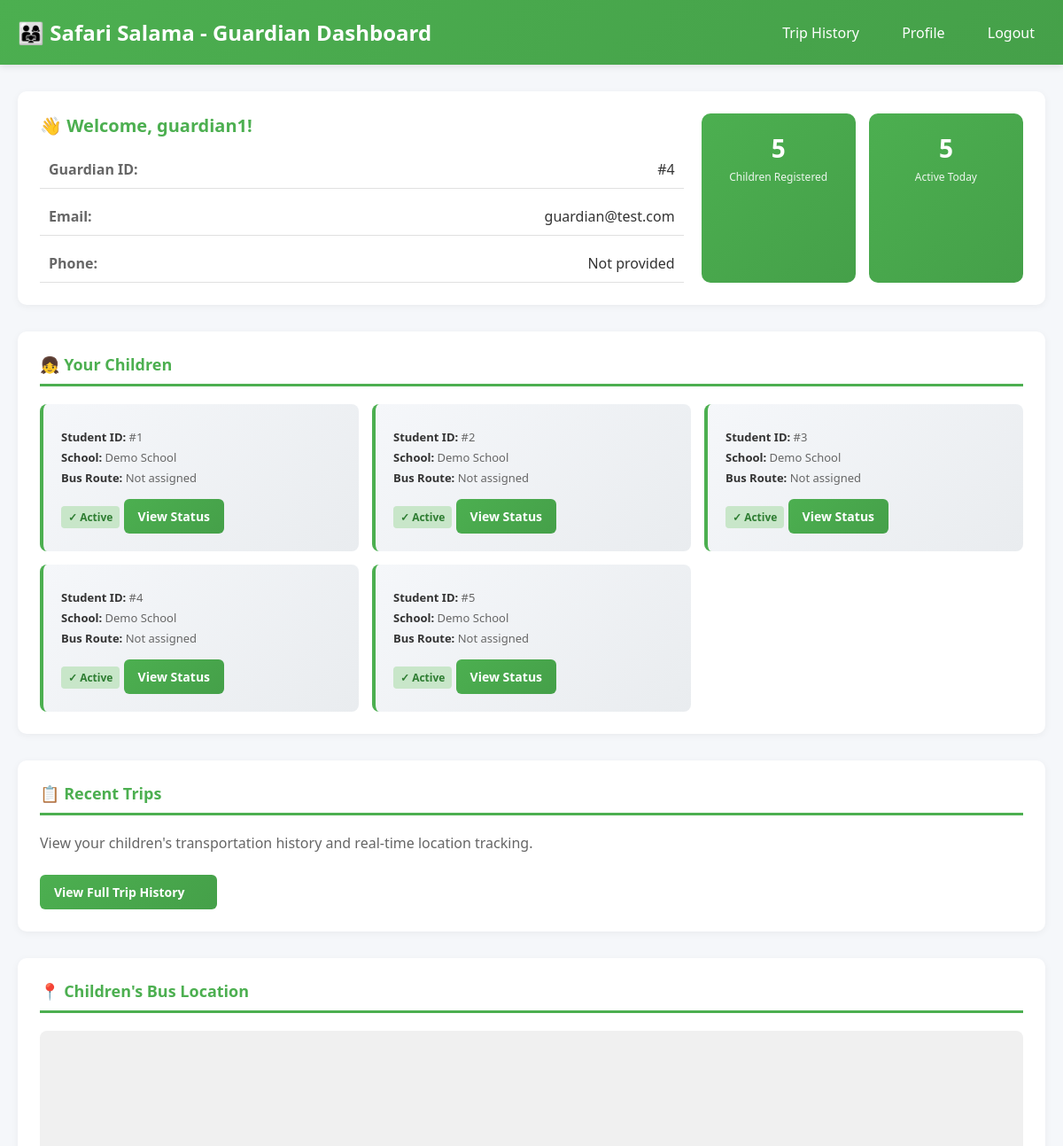
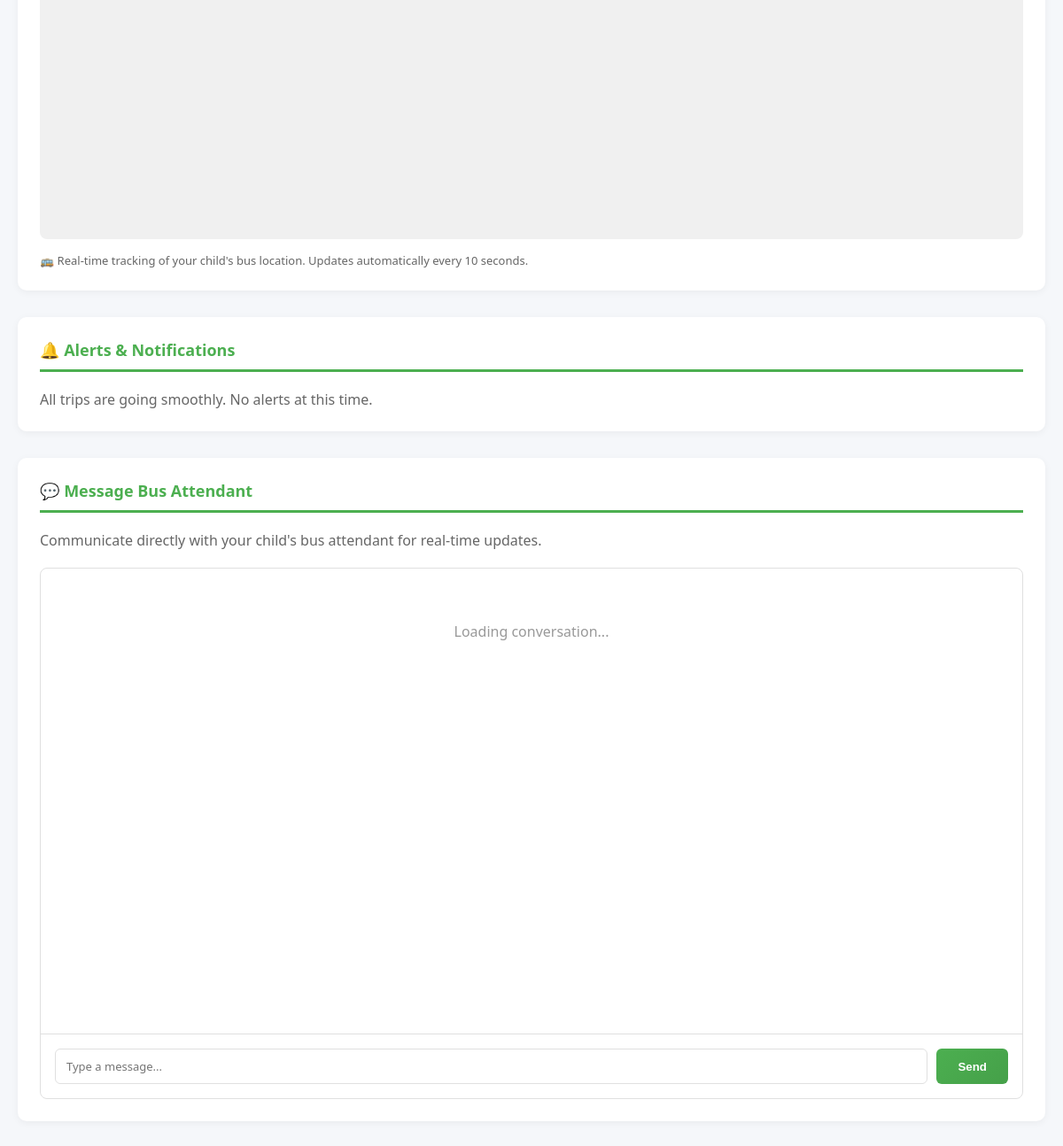
Screenshot of /guardian/ (signed in) with the database file from the repository (2 pictures, top to bottom).
### schooltransport/models.py (models this page shows, shortened)
class Student(models.Model):
    school = models.ForeignKey(School, on_delete=models.CASCADE, related_name='students')
    user = models.OneToOneField(User, on_delete=models.CASCADE, related_name='student_profile')
    guardian = models.ForeignKey(User, on_delete=models.SET_NULL, null=True, blank=True,
                                 limit_choices_to={'profile__user_type': 'guardian'},
                                 related_name='students')
    bus = models.ForeignKey(Bus, on_delete=models.SET_NULL, null=True, blank=True, related_name='students')
    registration_number = models.CharField(max_length=50, unique=True)
    first_name = models.CharField(max_length=100, null=True, blank=True)
    last_name = models.CharField(max_length=100, null=True, blank=True)
    date_of_birth = models.DateField()
    class_name = models.CharField(max_length=50)  # e.g., "Form 1A"
    biometric_template = models.JSONField(default=dict, blank=True)  # Store fingerprint/facial recognition data
    biometric_type = models.CharField(max_length=20, choices=[('fingerprint', 'Fingerprint'), ('facial', 'Facial')],
                                      default='fingerprint')
    biometric_enrolled = models.BooleanField(default=False)
    parent_phone = models.CharField(max_length=15)
    created_at = models.DateTimeField(auto_now_add=True)
    updated_at = models.DateTimeField(auto_now=True)
    class Meta:
        db_table = 'students'

class School(models.Model):
    admin = models.OneToOneField(User, on_delete=models.CASCADE, limit_choices_to={'profile__user_type': 'admin'})
    name = models.CharField(max_length=255)
    location = models.CharField(max_length=255)
    latitude = models.FloatField()  # School GPS coordinate
    longitude = models.FloatField()  # School GPS coordinate
    phone_number = models.CharField(max_length=15)
    email = models.EmailField()
    registration_number = models.CharField(max_length=50, unique=True)
    created_at = models.DateTimeField(auto_now_add=True)
    class Meta:
        db_table = 'schools'

### schooltransport/views.py (the view)
# urls.py: path('guardian/', views.guardian_landing, name='guardian_landing'),
@login_required
def guardian_landing(request):
    guardian = request.user
    students = Student.objects.filter(guardian=guardian)
    context = {
        'user': guardian,
        'students': students,
    }
    return render(request, 'guardian/landing.html', context)

### schooltransport/templates/guardian/landing.html (shortened to what this page needs)
<!DOCTYPE html>
<html lang="en">
<head>
</head>
<body>
    <header>
        <h1>👨‍👩‍👧 Safari Salama - Guardian Dashboard</h1>
        <nav>
            <a href="/guardian/trips/">Trip History</a>
            <a href="/profile/">Profile</a>
            <a href="/logout/">Logout</a>
        </nav>
    </header>
    <div class="container">
        <div class="header-section">
            <div>
                <h2>👋 Welcome, {{ user.first_name|default:user.username }}!</h2>
                <div class="profile-info">
                    <div class="info-row">
                        <span class="info-label">Guardian ID:</span>
                        <span class="info-value">#{{ user.id }}</span>
                    </div>
                    <div class="info-row">
                        <span class="info-label">Email:</span>
                        <span class="info-value">{{ user.email }}</span>
                    </div>
                    <div class="info-row">
                        <span class="info-label">Phone:</span>
                        <span class="info-value">{{ user.userprofile.phone_number|default:"Not provided" }}</span>
                    </div>
                </div>
            </div>
            <div class="quick-stats">
                <div class="stat-box">
                    <div class="stat-number">{{ students|length }}</div>
                    <div class="stat-label">Children Registered</div>
                </div>
                <div class="stat-box">
                    <div class="stat-number">{{ students|length }}</div>
                    <div class="stat-label">Active Today</div>
                </div>
            </div>
        </div>
        <div class="section">
            <h2>👧 Your Children</h2>
            {% if students %}
                <div class="student-list">
                    {% for student in students %}
                        <div class="student-card"
                             data-student-bus-id="{% if student.user.userprofile.bus %}{{ student.user.userprofile.bus.id }}{% endif %}"
                             data-bus-name="{% if student.user.userprofile.bus %}{{ student.user.userprofile.bus.registration_number }}{% endif %}">
                            <div class="student-detail">
                                <strong>Student ID:</strong> #{{ student.id }}
                            </div>
                            <div class="student-detail">
                                <strong>School:</strong> {{ student.school.name|default:"Not assigned" }}
                            </div>
                            <div class="student-detail">
                                <strong>Bus Route:</strong>
                                {% if student.user.userprofile.bus %}
                                    {{ student.user.userprofile.bus.route.name|default:"Not assigned" }}
                                {% else %}
                                    Not assigned
                                {% endif %}
                            </div>
                            <div class="status-badge status-active">
                                ✓ Active
                            </div>
                            <a href="/guardian/student/{{ student.id }}/status/" class="btn">View Status</a>
                        </div>
                    {% endfor %}
                </div>
            {% else %}
                <div class="empty-state">
                    <div class="empty-state-icon">👧👦</div>
                    <p>You haven't registered any children yet.</p>
                    <p>Contact the school administrator to register your child.</p>
                </div>
            {% endif %}
        </div>
        <div class="section">
            <h2>📋 Recent Trips</h2>
            <p style="color: #666; margin-bottom: 15px;">View your children's transportation history and real-time location tracking.</p>
            <a href="/guardian/trips/" class="btn" style="width: 200px;">View Full Trip History</a>
        </div>
        <div class="section">
            <h2>📍 Children's Bus Location</h2>
            <div id="map" style="width: 100%; height: 400px; background: #f0f0f0; border-radius: 8px; overflow: hidden; margin-bottom: 15px;"></div>
            <p style="font-size: 13px; color: #666;">
                🚌 Real-time tracking of your child's bus location. Updates automatically every 10 seconds.
            </p>
        </div>
        <div class="section">
            <h2>🔔 Alerts & Notifications</h2>
            <p style="color: #666;">All trips are going smoothly. No alerts at this time.</p>
        </div>
        <div class="section">
            <h2>💬 Message Bus Attendant</h2>
            <p style="color: #666; margin-bottom: 20px;">Communicate directly with your child's bus attendant for real-time updates.</p>
            <div class="messaging-container" style="grid-template-columns: 1fr; gap: 20px;">
                <div class="messages-area">
                    <div class="messages-window" id="messages-window">
                        <div class="no-messages">Loading conversation...</div>
                    </div>
                    <div class="message-send-area">
                        <input type="text" id="message-input" class="message-input" placeholder="Type a message..." />
                        <button class="btn-send" onclick="sendMessage()">Send</button>
                    </div>
                </div>
            </div>
        </div>
    </div>
</html>

### schooltransport/templates/guardian/landing.html (style rules this page uses)
* { margin: 0; padding: 0; box-sizing: border-box; }
body { font-family: 'Segoe UI', Tahoma, Geneva, Verdana, sans-serif; background: #f5f7fa; color: #333; }
header { background: linear-gradient(135deg, #4CAF50 0%, #45a049 100%); color: white; padding: 20px; box-shadow: 0 2px 8px rgba(0,0,0,0.1); display: flex; justify-content: space-between; align-items: center; }
header h1 { font-size: 24px; }
header nav a { color: white; margin-left: 20px; text-decoration: none; padding: 8px 12px; border-radius: 4px; transition: all 0.3s; }
.container { max-width: 1200px; margin: 0 auto; padding: 30px 20px; }
.header-section { background: white; padding: 25px; border-radius: 10px; margin-bottom: 30px; box-shadow: 0 2px 8px rgba(0,0,0,0.05); display: grid; grid-template-columns: 2fr 1fr; gap: 20px; }
.header-section h2 { font-size: 20px; margin-bottom: 15px; color: #4CAF50; }
.profile-info { display: grid; gap: 10px; }
.info-row { display: flex; justify-content: space-between; padding: 10px; border-bottom: 1px solid #e0e0e0; }
.info-label { font-weight: 600; color: #666; }
.info-value { color: #333; font-weight: 500; }
.quick-stats { display: grid; grid-template-columns: 1fr 1fr; gap: 15px; }
.stat-box { background: linear-gradient(135deg, #4CAF50 0%, #45a049 100%); color: white; padding: 20px; border-radius: 10px; text-align: center; }
.stat-number { font-size: 28px; font-weight: bold; }
.stat-label { font-size: 12px; opacity: 0.9; margin-top: 5px; }
.section { background: white; padding: 25px; border-radius: 10px; margin-bottom: 30px; box-shadow: 0 2px 8px rgba(0,0,0,0.05); }
.section h2 { font-size: 18px; margin-bottom: 20px; color: #4CAF50; border-bottom: 3px solid #4CAF50; padding-bottom: 10px; }
.student-list { display: grid; grid-template-columns: repeat(auto-fill, minmax(300px, 1fr)); gap: 15px; }
.student-card { background: linear-gradient(135deg, #f5f7fa 0%, #e9ecef 100%); padding: 20px; border-radius: 8px; border-left: 4px solid #4CAF50; transition: all 0.3s; }
.student-detail { font-size: 13px; color: #666; margin: 5px 0; }
.student-detail strong { color: #333; }
.btn { padding: 10px 16px; background: linear-gradient(135deg, #4CAF50 0%, #45a049 100%); color: white; border: none; border-radius: 6px; cursor: pointer; text-decoration: none; display: inline-block; font-size: 14px; font-weight: 600; transition: all 0.3s; margin-top: 10px; }
.status-badge { display: inline-block; padding: 4px 8px; border-radius: 4px; font-size: 12px; font-weight: 600; margin-top: 8px; }
.status-active { background: #c8e6c9; color: #2e7d32; }
.messaging-container { display: grid; grid-template-columns: 250px 1fr; gap: 20px; height: 600px; }
.messages-area { background: white; border: 1px solid #e0e0e0; border-radius: 8px; display: flex; flex-direction: column; }
.messages-window { flex: 1; overflow-y: auto; padding: 20px; display: flex; flex-direction: column; gap: 12px; }
.message-send-area { padding: 16px; border-top: 1px solid #e0e0e0; display: flex; gap: 10px; }
.message-input { flex: 1; border: 1px solid #e0e0e0; border-radius: 6px; padding: 10px 12px; font-size: 13px; font-family: inherit; }
.btn-send { background: linear-gradient(135deg, #4CAF50 0%, #45a049 100%); color: white; border: none; padding: 10px 24px; border-radius: 6px; cursor: pointer; font-weight: 600; transition: all 0.3s; }
.no-messages { padding: 40px 20px; text-align: center; color: #999; }

### rows the page displays
Student: id "1", school.name "Demo School", shows "Not assigned"
Student: id "2", school.name "Demo School", shows "Not assigned"
Student: id "3", school.name "Demo School", shows "Not assigned"
Student: id "4", school.name "Demo School", shows "Not assigned"
Student: id "5", school.name "Demo School", shows "Not assigned"

### other values shown
{{ user.first_name|default:user.username }} "guardian1"
{{ user.id }} "4"
{{ user.email }} "guardian@test.com"
{{ user.userprofile.phone_number|default:"Not provided" }} "Not provided"
{{ students|length }} "5"
